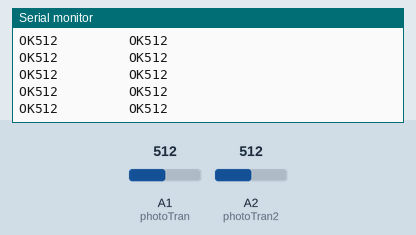
The sketch below on a simulated Arduino Uno, built with avr-gcc and run on an emulated ATmega328P. Parts: the last lines printed to the serial monitor. Inputs (shaded band) come from the test bench; at power-on: A1 (photoTran) = 512, A2 (photoTran2) = 512.

Above: at 1.2 s.
1.3 s: A1 (photoTran) set to 107
At 2.0 s:
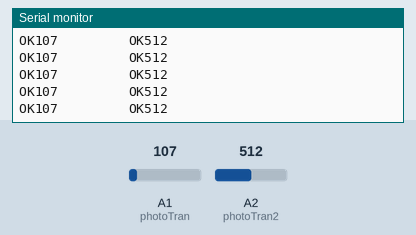
2.8 s: A1 (photoTran) set to 90
At 3.9 s:
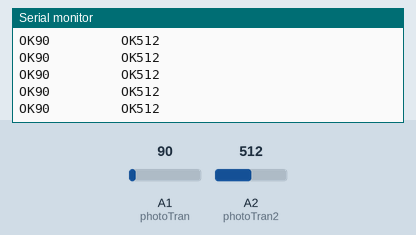
5.8 s: A2 (photoTran2) set to 107
At 6.4 s:
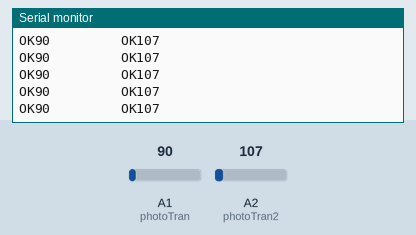
8.8 s: A2 (photoTran2) set to 95
At 9.7 s:
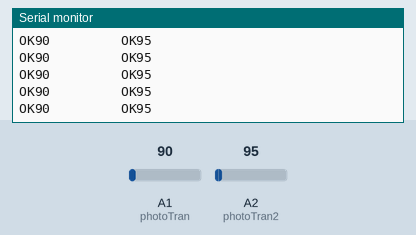
Timing chart, 0 to 11.8 s (numbered marks = the images above; inputs shaded):
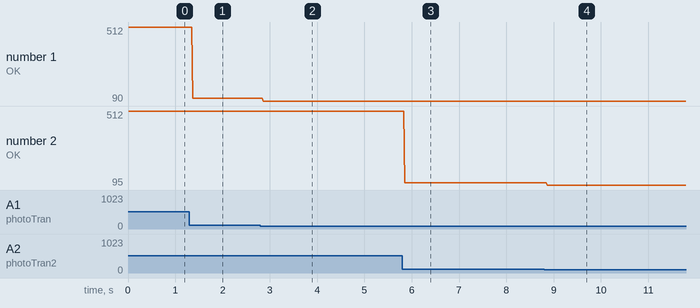

The sketch:

phototranisitor_lezen.ino
```cpp
int photoTran = A1;
int photoTran2 = A2;
int reading = 0;
int reading2 = 0;


void setup(){
  pinMode(photoTran,INPUT);
  pinMode(photoTran2,INPUT);
  Serial.begin(9600);
}

void loop(){
  reading = analogRead(photoTran);
  Serial.print(reading);
  Serial.print("         ");

  if (reading > 20){
    Serial.print ("OK");
    digitalWrite (4, LOW);
  }

  else {
     Serial.print ("onderbroken");
     digitalWrite (4, HIGH);
  }

  reading2 = analogRead(photoTran2);
  Serial.println(reading2);

   if (reading2 > 20){
    Serial.print ("OK");
    digitalWrite (5, LOW);
  }

  else {
     Serial.print ("onderbroken");
     digitalWrite (5, HIGH);
  }

  delay(10);
}
```

Measured:
- after the input at 1.3 s, the serial monitor: prints a new line after 0.07 s (image 1)
- after the input at 2.8 s, the serial monitor: prints a new line after 0.06 s (image 2)
- after the input at 5.8 s, the serial monitor: prints a new line after 0.05 s (image 3)
- after the input at 8.8 s, the serial monitor: prints a new line after 0.07 s (image 4)
- plotted number 1: 512 → 107 after the input at 1.3 s, 107 → 90 after the input at 2.8 s
- plotted number 2: 107 → 95 after the input at 8.8 s
